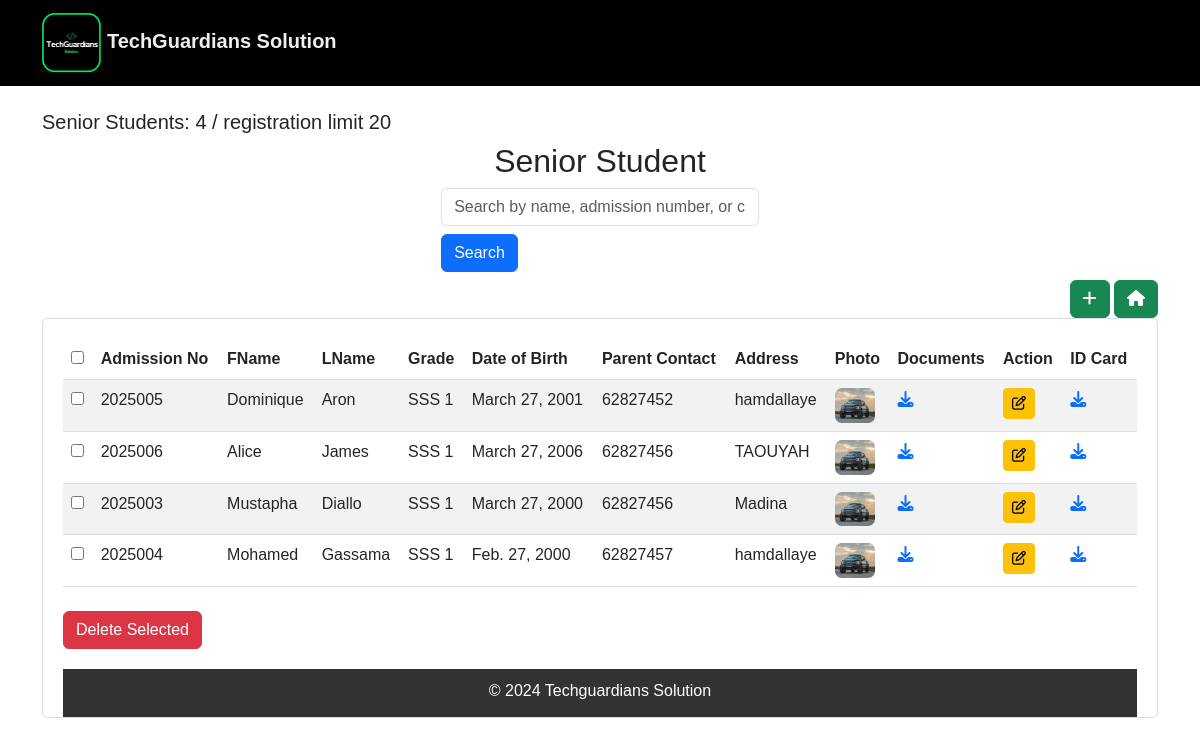
The page /senior-secondary/ on the database its author committed.
### students/models.py (models this page shows, shortened)
class SeniorSecondaryStudent(models.Model):
    student_id = models.AutoField(primary_key=True)
    first_name = models.CharField(max_length=50)
    last_name = models.CharField(max_length=50)
    grades = models.ForeignKey(CLASS, on_delete=models.CASCADE, related_name="senior_secondary_students", null=True, blank=True)
    date_of_birth = models.DateField()
    parent_contact = models.CharField(max_length=15)
    address = models.TextField()
    admission_number = models.CharField(max_length=10, unique=True, blank=True)
    image = models.ImageField(upload_to='student_photos/', blank=True, null=True)
    documents = models.FileField(upload_to='student_documents/', blank=True, null=True)
    re_registered = models.BooleanField(default=False)

class CLASS(models.Model):
    name = models.CharField(max_length=50, unique=True)  # e.g., "Grade 1", "Grade 2", "Primary"
    def __str__(self):
        return self.name

### students/views.py (the view)
# urls.py: path('senior-secondary/', views.senior_secondary_students, name='senior_secondary_students'),
def senior_secondary_students(request):
    setting, created = SchoolSetting.objects.get_or_create(id=1)
    query = request.GET.get('q', '')  # Get the search query from the request
    if query:
        students = SeniorSecondaryStudent.objects.filter(
            first_name__icontains=query
        ) | SeniorSecondaryStudent.objects.filter(
            last_name__icontains=query
        ) | SeniorSecondaryStudent.objects.filter(
            grades__name__icontains=query  # Fix: Using ForeignKey lookup correctly
        )
    else:
        students = SeniorSecondaryStudent.objects.all()
    student_count = students.count()
    classes = CLASS.objects.all()# Count the number of students
    return render(request, 'students/senior_secondary_students.html',
    {'students': students,
    'student_count': student_count,
    "max_students":setting.max_students,
    'classes':classes})

### template/students/senior_secondary_students.html (shortened to what this page needs)
{% load i18n %}
<!DOCTYPE html>
<html lang="en">
<head>
    <link href="https://cdn.jsdelivr.net/npm/bootstrap@5.3.0/dist/css/bootstrap.min.css" rel="stylesheet">
    <link rel="stylesheet" href="https://cdnjs.cloudflare.com/ajax/libs/font-awesome/6.6.0/css/all.min.css"/>
</head>
<body>
    <nav class="navbar navbar-expand-lg navbar-dark">
        <div class="container">
          <a class="navbar-brand" href="Homepage.html">
            {% load static %}
            <img src="{% static 'tech1.png' %}" alt="Jubilee international" style="height: 60px; width:fit-content">
            TechGuardians Solution
          </a>
        </div>
    </nav>
    <div class="container mt-4">
        <h5>{% blocktrans %} Senior Students: {{ student_count }} / registration limit  {{ max_students }} {% endblocktrans %}</h5>
        <h2 class="text-center">{% trans "Senior Student" %}</h2>
        <div class="search-container mb-2">
            <form method="get" class="d-flex flex-wrap gap-2">
                <input type="text" name="q" class="form-control" placeholder="Search by name, admission number, or class" value="{{ query }}">
                <button type="submit" class="btn btn-primary">Search</button>
            </form>
               </div>
            <div style="text-align: right;">
                <button class="btn btn-success"><a href="{% url 'add_senior_student' %}" style="color: white; text-decoration: none;"><i class="fa-solid fa-plus"></i></a></button>
                <button class="btn btn-success"><a href="{% url 'home' %}" style="color: white; text-decoration: none;"><i class="fa-solid fa-house"></i></i></a></button>
            </div>
            <div class="table-container">
            <form id="deleteForm" method="POST" action="{% url 'delete_selected_senior' %}">
                    <table class="table table-striped">
                        <thead>
                            <tr>
                                <th><input type="checkbox" id="selectAll"></th>
                                <th>{% trans "Admission No" %}</th>
                                <th>{% trans "FName" %}</th>
                                <th>{% trans "LName" %}</th>
                                <th>{% trans "Grade" %}</th>
                                <th>{% trans "Date of Birth" %}</th>
                                <th>{% trans "Parent Contact" %}</th>
                                <th>{% trans "Address" %}</th>
                                <th>{% trans "Photo" %}</th>
                                <th>{% trans "Documents" %}</th>
                                <th>{% trans "Action" %}</th>
                                <th>{% trans "ID Card" %}</th>
                            </tr>
                        </thead>
                        <tbody>
                            {% for student in students %}
                            <tr>
                                <td><input type="checkbox" name="selected_students" value="{{ student.pk }}"></td>
                                <td>{{ student.admission_number }}</td>
                                <td>{{ student.first_name }}</td>
                                <td>{{ student.last_name }}</td>
                                <td>{{ student.grades }}</td>
                                <td>{{ student.date_of_birth }}</td>
                                <td>{{ student.parent_contact }}</td>
                                <td>{{ student.address }}</td>
                                <td>
                                    {% if student.image %}
                                        <img src="{{ student.image.url }}" alt="Student Photo" class="student">
                                    {% else %}
                                        {% trans "No Photo" %}
                                    {% endif %}
                                </td>
                                <td>
                                    {% if student.documents %}
                                        <a href="{{ student.documents.url }}" download><i class="fa-solid fa-download"></i></a>
                                    {% else %}
                                        {% trans "No Documents" %}
                                    {% endif %}
                                </td>
                                <td>
                                    <a href="{% url 'edit_senior_student' student.pk %}" class="btn btn-sm btn-warning">
                                        <i class="fa-regular fa-pen-to-square"></i>
                                    </a>
                                </td>
                                <td>
                                    <a href="{% url 'generate_student_card' 'senior_secondary' student.student_id %}"><i class="fa-solid fa-download"></i></a>
                                </td>
                            </tr>
                            {% endfor %}
                        </tbody>
                    </table>
                  <button type="submit" class="btn btn-danger mt-2" onclick="return confirm('Are you sure you want to delete selected students?');">
                    {% trans "Delete Selected" %}
                </button>
            </form>
    <footer>
        <p>&copy; 2024 Techguardians Solution</p>
    </footer>
</body>
</html>

### template/students/senior_secondary_students.html (style rules this page uses)
body { font-family: Arial, sans-serif; }
.navbar { background-color: black; }
.navbar-brand { color: #eee; font-weight: bold; }
.table-container { overflow-x: auto; padding: 20px; }
table { width: 100%; border-collapse: collapse; }
th, td { padding: 12px; border-bottom: 1px solid #ddd; text-align: left; }
th { background: #2c2c2c; color: white; }
.search-container { display: flex; flex-wrap: wrap; justify-content: center; gap: 10px; }
footer { background-color: #333; color: white; text-align: center; padding: 10px; margin-top: 20px; }
.student { max-width: 40px; height: auto; border-radius: 7px; }
body { font-family: Arial, sans-serif; margin: 0; padding: 0; }
.table-container { max-height: 400px; overflow-y: auto; border: 1px solid #ddd; border-radius: 5px; }
th, td { padding: 12px; border-bottom: 1px solid #ddd; text-align: left; white-space: nowrap; }
thead { position: sticky; top: 0; background: #2c2c2c; color: white; z-index: 2; }

### rows shown on the page
SeniorSecondaryStudent: admission_number "2025005", first_name "Dominique", last_name "Aron", grades "SSS 1", date_of_birth "March 27, 2001", parent_contact "62827452", address "hamdallaye", image (picture)
SeniorSecondaryStudent: admission_number "2025006", first_name "Alice", last_name "James", grades "SSS 1", date_of_birth "March 27, 2006", parent_contact "62827456", address "TAOUYAH", image (picture)
SeniorSecondaryStudent: admission_number "2025003", first_name "Mustapha", last_name "Diallo", grades "SSS 1", date_of_birth "March 27, 2000", parent_contact "62827456", address "Madina", image (picture)
SeniorSecondaryStudent: admission_number "2025004", first_name "Mohamed", last_name "Gassama", grades "SSS 1", date_of_birth "Feb. 27, 2000", parent_contact "62827457", address "hamdallaye", image (picture)
